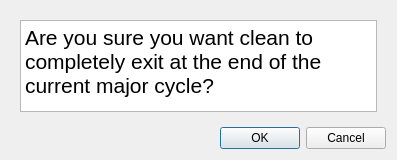
<?xml version="1.0" encoding="UTF-8"?>
<ui version="4.0">
 <class>ConfirmStop</class>
 <widget class="QDialog" name="ConfirmStop">
  <property name="windowModality">
   <enum>Qt::WindowModal</enum>
  </property>
  <property name="geometry">
   <rect>
    <x>0</x>
    <y>0</y>
    <width>397</width>
    <height>160</height>
   </rect>
  </property>
  <property name="windowTitle">
   <string>Stop Clean Task?</string>
  </property>
  <layout class="QVBoxLayout" name="verticalLayout">
   <item>
    <widget class="QFrame" name="frame">
     <property name="frameShape">
      <enum>QFrame::NoFrame</enum>
     </property>
     <property name="frameShadow">
      <enum>QFrame::Raised</enum>
     </property>
     <layout class="QVBoxLayout" name="verticalLayout_2">
      <item>
       <widget class="QPlainTextEdit" name="plainTextEdit">
        <property name="font">
         <font>
          <pointsize>16</pointsize>
         </font>
        </property>
        <property name="documentTitle">
         <string>Stop Clean</string>
        </property>
        <property name="readOnly">
         <bool>true</bool>
        </property>
        <property name="plainText">
         <string>Are you sure you want clean to completely exit at the end of the current major cycle?</string>
        </property>
       </widget>
      </item>
     </layout>
    </widget>
   </item>
   <item>
    <widget class="QDialogButtonBox" name="confirm_stop_buttons">
     <property name="orientation">
      <enum>Qt::Horizontal</enum>
     </property>
     <property name="standardButtons">
      <set>QDialogButtonBox::Cancel|QDialogButtonBox::Ok</set>
     </property>
    </widget>
   </item>
  </layout>
 </widget>
 <resources/>
 <connections>
  <connection>
   <sender>confirm_stop_buttons</sender>
   <signal>accepted()</signal>
   <receiver>ConfirmStop</receiver>
   <slot>accept()</slot>
   <hints>
    <hint type="sourcelabel">
     <x>248</x>
     <y>254</y>
    </hint>
    <hint type="destinationlabel">
     <x>157</x>
     <y>274</y>
    </hint>
   </hints>
  </connection>
  <connection>
   <sender>confirm_stop_buttons</sender>
   <signal>rejected()</signal>
   <receiver>ConfirmStop</receiver>
   <slot>reject()</slot>
   <hints>
    <hint type="sourcelabel">
     <x>316</x>
     <y>260</y>
    </hint>
    <hint type="destinationlabel">
     <x>286</x>
     <y>274</y>
    </hint>
   </hints>
  </connection>
 </connections>
</ui>
